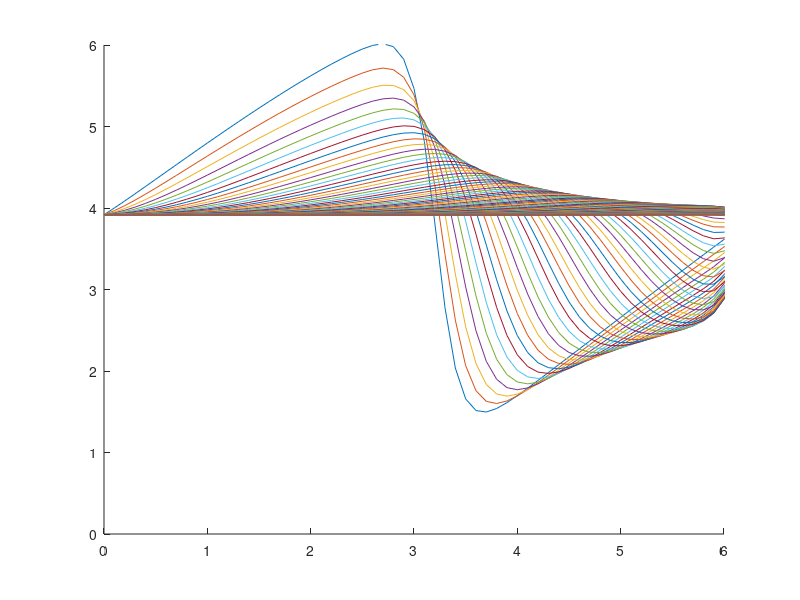

MATLAB code to generate this figure:
%step 4
%1D Burgers equations 

clear all;
close all;
clc;

%constant
mu=0.3;
vis=mu;
pi=3.1416;
%Mesh 
xl=2*pi;
dx=0.1;
x=0:dx:xl;
size_x=size(x);
N=size_x(2);
%Initial condition
% phi=exp(-x.^2/(4*mu))+exp(-(x-2*pi).^2/(4*mu));
% dphi=((-0.5.*x./mu).*exp(-0.25.*x.^2)./mu)+...
%     (0.5.*((2*pi)-x)./mu).*exp(-0.25.*(((2*pi)-x.^2)./mu));

for i=1:N
     phi(i)=exp(-0.25*(x(i)^2)/vis)+exp(-0.25*(((2*pi)-x(i))^2)/vis);
     dphi(i)=(-0.5*x(i)/vis)*exp(-0.25*(x(i)^2)/vis)+(0.5*((2*pi)-x(i))/vis)*exp(-0.25*(((2*pi)-x(i))^2)/vis);
     u(i)=(-2*vis*(dphi(i)/phi(i)))+4;
end
% u=-(2*mu./phi).*(dphi)+4;




%time 
dt=0.01;
tf=1;
nt=round(tf/dt);

%boundary condition

u(1)=u(N); %periodic boundary conditions

%analytical solution


%main body

for t=1:nt
    u(1)=u(N);
    for i=2:N-1
        u(i)=u(i)-(dt/dx)*(u(i)*(u(i)-u(i-1)))+...
            ((mu*dt)/dx.^2)*(u(i+1)-2*u(i)+u(i-1));
    end
    figure (1);
    axis([0 6 0 6])
    pause(0.1);
    hold on;
    plot(x,u);
end
